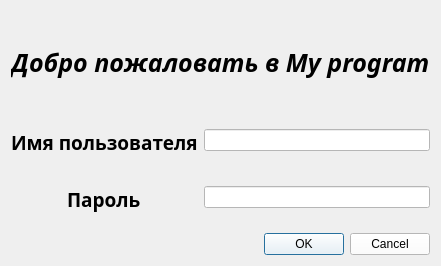
<?xml version="1.0" encoding="UTF-8"?>
<ui version="4.0">
 <class>Dialog</class>
 <widget class="QDialog" name="Dialog">
  <property name="geometry">
   <rect>
    <x>0</x>
    <y>0</y>
    <width>344</width>
    <height>266</height>
   </rect>
  </property>
  <property name="sizePolicy">
   <sizepolicy hsizetype="Fixed" vsizetype="Fixed">
    <horstretch>0</horstretch>
    <verstretch>0</verstretch>
   </sizepolicy>
  </property>
  <property name="windowTitle">
   <string>Авторизация</string>
  </property>
  <property name="windowIcon">
   <iconset>
    <normaloff>../Desktop/Результаты Роскосмоса V/DT05/5-PO-v2/icon.ico</normaloff>../Desktop/Результаты Роскосмоса V/DT05/5-PO-v2/icon.ico</iconset>
  </property>
  <property name="whatsThis">
   <string>&lt;html&gt;&lt;head/&gt;&lt;body&gt;&lt;p&gt;&lt;br/&gt;&lt;/p&gt;&lt;/body&gt;&lt;/html&gt;</string>
  </property>
  <property name="styleSheet">
   <string notr="true"/>
  </property>
  <layout class="QVBoxLayout" name="verticalLayout">
   <item>
    <widget class="QLabel" name="main_label">
     <property name="sizePolicy">
      <sizepolicy hsizetype="Preferred" vsizetype="Preferred">
       <horstretch>0</horstretch>
       <verstretch>0</verstretch>
      </sizepolicy>
     </property>
     <property name="palette">
      <palette>
       <active>
        <colorrole role="WindowText">
         <brush brushstyle="SolidPattern">
          <color alpha="255">
           <red>0</red>
           <green>0</green>
           <blue>0</blue>
          </color>
         </brush>
        </colorrole>
       </active>
       <inactive>
        <colorrole role="WindowText">
         <brush brushstyle="SolidPattern">
          <color alpha="255">
           <red>0</red>
           <green>0</green>
           <blue>0</blue>
          </color>
         </brush>
        </colorrole>
       </inactive>
       <disabled>
        <colorrole role="WindowText">
         <brush brushstyle="SolidPattern">
          <color alpha="255">
           <red>120</red>
           <green>120</green>
           <blue>120</blue>
          </color>
         </brush>
        </colorrole>
       </disabled>
      </palette>
     </property>
     <property name="font">
      <font>
       <family>Akrobat</family>
       <pointsize>19</pointsize>
       <weight>75</weight>
       <italic>true</italic>
       <bold>true</bold>
      </font>
     </property>
     <property name="frameShape">
      <enum>QFrame::NoFrame</enum>
     </property>
     <property name="text">
      <string>Добро пожаловать в My program</string>
     </property>
    </widget>
   </item>
   <item>
    <layout class="QFormLayout" name="formLayout">
     <property name="labelAlignment">
      <set>Qt::AlignCenter</set>
     </property>
     <property name="formAlignment">
      <set>Qt::AlignCenter</set>
     </property>
     <property name="verticalSpacing">
      <number>30</number>
     </property>
     <item row="0" column="0">
      <widget class="QLabel" name="label_login">
       <property name="font">
        <font>
         <family>Akrobat</family>
         <pointsize>14</pointsize>
         <weight>75</weight>
         <bold>true</bold>
        </font>
       </property>
       <property name="contextMenuPolicy">
        <enum>Qt::DefaultContextMenu</enum>
       </property>
       <property name="text">
        <string>Имя пользователя</string>
       </property>
      </widget>
     </item>
     <item row="0" column="1">
      <widget class="QLineEdit" name="login">
       <property name="styleSheet">
        <string notr="true">background-color: rgb(255, 255, 255);</string>
       </property>
      </widget>
     </item>
     <item row="1" column="0">
      <widget class="QLabel" name="label_pass">
       <property name="font">
        <font>
         <family>Akrobat</family>
         <pointsize>14</pointsize>
         <weight>75</weight>
         <bold>true</bold>
        </font>
       </property>
       <property name="text">
        <string>Пароль</string>
       </property>
      </widget>
     </item>
     <item row="1" column="1">
      <widget class="QLineEdit" name="password">
       <property name="autoFillBackground">
        <bool>false</bool>
       </property>
       <property name="styleSheet">
        <string notr="true">background-color: rgb(255, 255, 255);</string>
       </property>
       <property name="echoMode">
        <enum>QLineEdit::Password</enum>
       </property>
       <property name="readOnly">
        <bool>false</bool>
       </property>
      </widget>
     </item>
    </layout>
   </item>
   <item>
    <spacer name="verticalSpacer">
     <property name="orientation">
      <enum>Qt::Vertical</enum>
     </property>
     <property name="sizeType">
      <enum>QSizePolicy::Minimum</enum>
     </property>
     <property name="sizeHint" stdset="0">
      <size>
       <width>5</width>
       <height>5</height>
      </size>
     </property>
    </spacer>
   </item>
   <item>
    <widget class="QDialogButtonBox" name="buttonBox">
     <property name="styleSheet">
      <string notr="true">background-color: rgb(255, 255, 255);</string>
     </property>
     <property name="orientation">
      <enum>Qt::Horizontal</enum>
     </property>
     <property name="standardButtons">
      <set>QDialogButtonBox::Cancel|QDialogButtonBox::Ok</set>
     </property>
    </widget>
   </item>
  </layout>
 </widget>
 <resources>
  <include location="1.qrc"/>
 </resources>
 <connections/>
</ui>
